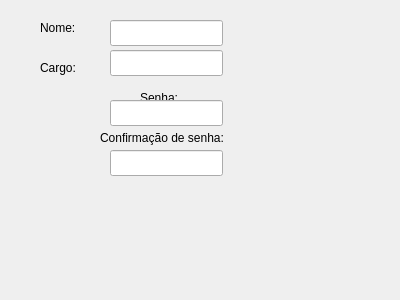
<?xml version="1.0" encoding="UTF-8"?>
<ui version="4.0">
 <class>Cadastro</class>
 <widget class="QWidget" name="Cadastro">
  <property name="geometry">
   <rect>
    <x>0</x>
    <y>0</y>
    <width>400</width>
    <height>300</height>
   </rect>
  </property>
  <property name="windowTitle">
   <string>Form</string>
  </property>
  <widget class="QLabel" name="label">
   <property name="geometry">
    <rect>
     <x>40</x>
     <y>20</y>
     <width>57</width>
     <height>16</height>
    </rect>
   </property>
   <property name="text">
    <string>Nome:</string>
   </property>
  </widget>
  <widget class="QLabel" name="label_2">
   <property name="geometry">
    <rect>
     <x>40</x>
     <y>60</y>
     <width>57</width>
     <height>16</height>
    </rect>
   </property>
   <property name="text">
    <string>Cargo:</string>
   </property>
  </widget>
  <widget class="QLineEdit" name="lineEdit">
   <property name="geometry">
    <rect>
     <x>110</x>
     <y>20</y>
     <width>113</width>
     <height>26</height>
    </rect>
   </property>
  </widget>
  <widget class="QLineEdit" name="lineEdit_2">
   <property name="geometry">
    <rect>
     <x>110</x>
     <y>50</y>
     <width>113</width>
     <height>26</height>
    </rect>
   </property>
  </widget>
  <widget class="QLabel" name="label_3">
   <property name="geometry">
    <rect>
     <x>140</x>
     <y>90</y>
     <width>57</width>
     <height>16</height>
    </rect>
   </property>
   <property name="text">
    <string>Senha:</string>
   </property>
  </widget>
  <widget class="QLabel" name="label_4">
   <property name="geometry">
    <rect>
     <x>100</x>
     <y>130</y>
     <width>141</width>
     <height>16</height>
    </rect>
   </property>
   <property name="text">
    <string>Confirmação de senha:</string>
   </property>
  </widget>
  <widget class="QLineEdit" name="lineEdit_3">
   <property name="geometry">
    <rect>
     <x>110</x>
     <y>100</y>
     <width>113</width>
     <height>26</height>
    </rect>
   </property>
  </widget>
  <widget class="QLineEdit" name="lineEdit_4">
   <property name="geometry">
    <rect>
     <x>110</x>
     <y>150</y>
     <width>113</width>
     <height>26</height>
    </rect>
   </property>
  </widget>
 </widget>
 <resources/>
 <connections/>
</ui>
